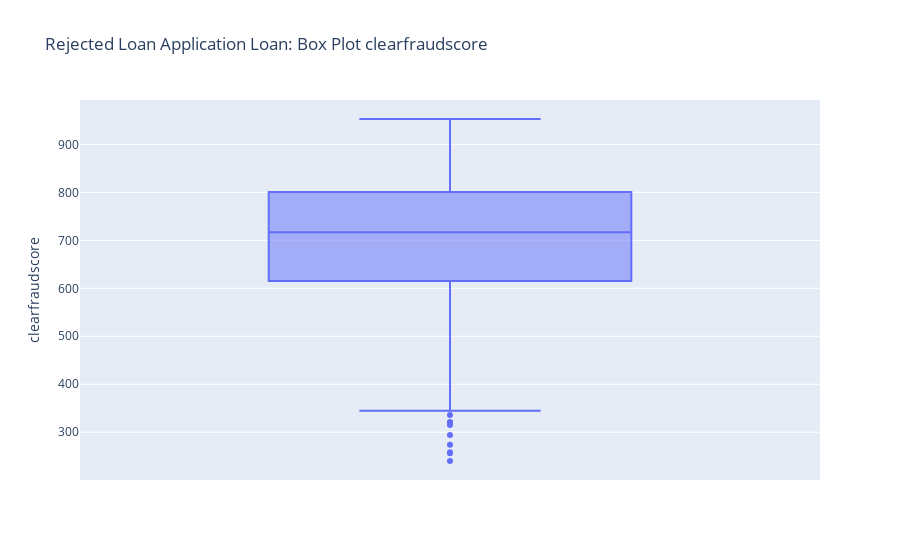

Source (notebook cell):
### Code cell
fig = px.box(rejected_loan, y='clearfraudscore', title='Rejected Loan Application Loan: Box Plot clearfraudscore')

# Show the plot
fig.show()

### Figure 1 — Plotly figure (JSON) as saved in the notebook; plotly's stock layout.template omitted (floating-point values rounded to 4 significant figures; data arrays with more than 128 entries replaced by an {"elided": "..."} marker saying what was removed)
{"data": [{"alignmentgroup": "True", "hovertemplate": "clearfraudscore=%{y}<extra></extra>", "legendgroup": "", "marker": {"color": "#636efa"}, "name": "", "notched": false, "offsetgroup": "", "orientation": "v", "showlegend": false, "type": "box", "x0": " ", "xaxis": "x", "y": {"elided": "4036 int values"}, "y0": " ", "yaxis": "y"}], "layout": {"boxmode": "group", "legend": {"tracegroupgap": 0}, "title": {"text": "Rejected Loan Application Loan: Box Plot clearfraudscore"}, "xaxis": {"anchor": "y", "domain": [0, 1]}, "yaxis": {"anchor": "x", "domain": [0, 1], "title": {"text": "clearfraudscore"}}}}
